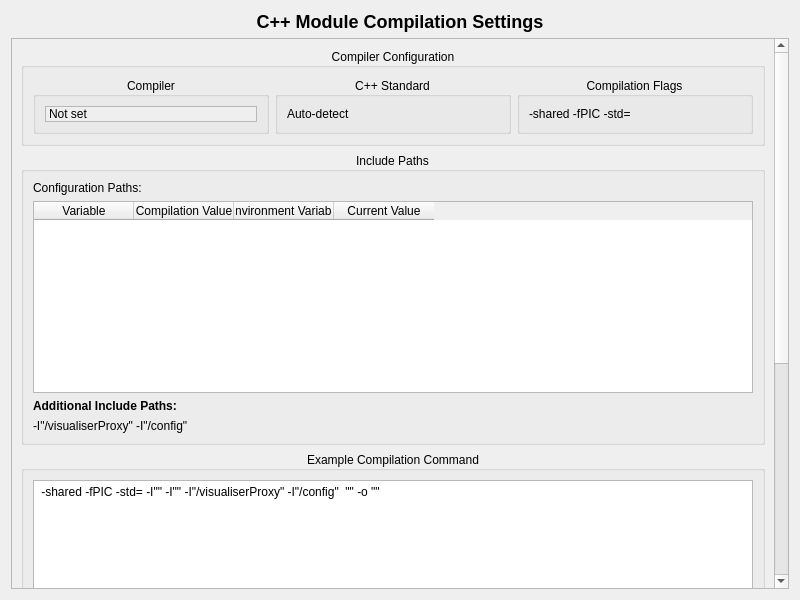
<?xml version="1.0" encoding="UTF-8"?>
<ui version="4.0">
 <class>CompilationSettingsWidget</class>
 <widget class="QWidget" name="CompilationSettingsWidget">
  <property name="geometry">
   <rect>
    <x>0</x>
    <y>0</y>
    <width>800</width>
    <height>600</height>
   </rect>
  </property>
  <property name="windowTitle">
   <string>Compilation Settings</string>
  </property>
  <layout class="QVBoxLayout" name="verticalLayout">
   <item>
    <widget class="QLabel" name="titleLabel">
     <property name="text">
      <string>&lt;h2&gt;C++ Module Compilation Settings&lt;/h2&gt;</string>
     </property>
     <property name="alignment">
      <set>Qt::AlignmentFlag::AlignCenter</set>
     </property>
    </widget>
   </item>
   <item>
    <widget class="QScrollArea" name="scrollArea">
     <property name="widgetResizable">
      <bool>true</bool>
     </property>
     <widget class="QWidget" name="scrollAreaWidgetContents">
      <property name="geometry">
       <rect>
        <x>0</x>
        <y>0</y>
        <width>766</width>
        <height>953</height>
       </rect>
      </property>
      <layout class="QVBoxLayout" name="verticalLayout_2">
       <item>
        <widget class="QGroupBox" name="compilerGroupBox">
         <property name="title">
          <string>Compiler Configuration</string>
         </property>
         <property name="alignment">
          <set>Qt::AlignmentFlag::AlignCenter</set>
         </property>
         <layout class="QGridLayout" name="gridLayout">
          <item row="0" column="0">
           <widget class="QGroupBox" name="groupBox_2">
            <property name="sizePolicy">
             <sizepolicy hsizetype="Minimum" vsizetype="Minimum">
              <horstretch>0</horstretch>
              <verstretch>0</verstretch>
             </sizepolicy>
            </property>
            <property name="title">
             <string>Compiler</string>
            </property>
            <property name="alignment">
             <set>Qt::AlignmentFlag::AlignCenter</set>
            </property>
            <layout class="QHBoxLayout" name="horizontalLayout_3">
             <item>
              <widget class="QLabel" name="compilerValueLabel">
               <property name="autoFillBackground">
                <bool>true</bool>
               </property>
               <property name="frameShape">
                <enum>QFrame::Shape::StyledPanel</enum>
               </property>
               <property name="frameShadow">
                <enum>QFrame::Shadow::Sunken</enum>
               </property>
               <property name="text">
                <string>Not set</string>
               </property>
               <property name="textInteractionFlags">
                <set>Qt::TextInteractionFlag::TextSelectableByMouse</set>
               </property>
              </widget>
             </item>
            </layout>
           </widget>
          </item>
          <item row="0" column="1">
           <widget class="QGroupBox" name="groupBox">
            <property name="sizePolicy">
             <sizepolicy hsizetype="Minimum" vsizetype="Minimum">
              <horstretch>0</horstretch>
              <verstretch>0</verstretch>
             </sizepolicy>
            </property>
            <property name="title">
             <string>C++ Standard</string>
            </property>
            <property name="alignment">
             <set>Qt::AlignmentFlag::AlignCenter</set>
            </property>
            <layout class="QHBoxLayout" name="horizontalLayout_2">
             <item>
              <widget class="QLabel" name="cppStandardValueLabel">
               <property name="sizePolicy">
                <sizepolicy hsizetype="Minimum" vsizetype="Minimum">
                 <horstretch>0</horstretch>
                 <verstretch>0</verstretch>
                </sizepolicy>
               </property>
               <property name="text">
                <string>Auto-detect</string>
               </property>
               <property name="textInteractionFlags">
                <set>Qt::TextInteractionFlag::TextSelectableByMouse</set>
               </property>
              </widget>
             </item>
            </layout>
           </widget>
          </item>
          <item row="0" column="2">
           <widget class="QGroupBox" name="flagsGroupBox">
            <property name="sizePolicy">
             <sizepolicy hsizetype="Minimum" vsizetype="Minimum">
              <horstretch>0</horstretch>
              <verstretch>0</verstretch>
             </sizepolicy>
            </property>
            <property name="title">
             <string>Compilation Flags</string>
            </property>
            <property name="alignment">
             <set>Qt::AlignmentFlag::AlignCenter</set>
            </property>
            <layout class="QVBoxLayout" name="verticalLayout_3">
             <item>
              <widget class="QLabel" name="flagsLabel">
               <property name="sizePolicy">
                <sizepolicy hsizetype="Minimum" vsizetype="Minimum">
                 <horstretch>0</horstretch>
                 <verstretch>0</verstretch>
                </sizepolicy>
               </property>
               <property name="text">
                <string>-shared -fPIC -std=&lt;standard&gt;</string>
               </property>
               <property name="textInteractionFlags">
                <set>Qt::TextInteractionFlag::TextSelectableByMouse</set>
               </property>
              </widget>
             </item>
            </layout>
           </widget>
          </item>
         </layout>
        </widget>
       </item>
       <item>
        <widget class="QGroupBox" name="pathsGroupBox">
         <property name="title">
          <string>Include Paths</string>
         </property>
         <property name="alignment">
          <set>Qt::AlignmentFlag::AlignCenter</set>
         </property>
         <layout class="QVBoxLayout" name="verticalLayout_4">
          <item>
           <widget class="QLabel" name="configPathsLabel">
            <property name="text">
             <string>Configuration Paths:</string>
            </property>
           </widget>
          </item>
          <item>
           <widget class="QTableWidget" name="configTableWidget">
            <property name="sizePolicy">
             <sizepolicy hsizetype="Expanding" vsizetype="Minimum">
              <horstretch>0</horstretch>
              <verstretch>0</verstretch>
             </sizepolicy>
            </property>
            <property name="alternatingRowColors">
             <bool>true</bool>
            </property>
            <property name="selectionMode">
             <enum>QAbstractItemView::SelectionMode::NoSelection</enum>
            </property>
            <property name="selectionBehavior">
             <enum>QAbstractItemView::SelectionBehavior::SelectRows</enum>
            </property>
            <property name="wordWrap">
             <bool>true</bool>
            </property>
            <column>
             <property name="text">
              <string>Variable</string>
             </property>
            </column>
            <column>
             <property name="text">
              <string>Compilation Value</string>
             </property>
            </column>
            <column>
             <property name="text">
              <string>Environment Variable</string>
             </property>
            </column>
            <column>
             <property name="text">
              <string>Current Value</string>
             </property>
            </column>
           </widget>
          </item>
          <item>
           <widget class="QLabel" name="additionalPathsLabel">
            <property name="font">
             <font>
              <bold>true</bold>
             </font>
            </property>
            <property name="text">
             <string>Additional Include Paths:</string>
            </property>
           </widget>
          </item>
          <item>
           <widget class="QLabel" name="additionalPathsValueLabel">
            <property name="text">
             <string>-I&quot;&lt;project_root&gt;/visualiserProxy&quot; -I&quot;&lt;project_root&gt;/config&quot;</string>
            </property>
            <property name="wordWrap">
             <bool>true</bool>
            </property>
            <property name="textInteractionFlags">
             <set>Qt::TextInteractionFlag::TextSelectableByMouse</set>
            </property>
           </widget>
          </item>
         </layout>
        </widget>
       </item>
       <item>
        <widget class="QGroupBox" name="commandGroupBox">
         <property name="title">
          <string>Example Compilation Command</string>
         </property>
         <property name="alignment">
          <set>Qt::AlignmentFlag::AlignCenter</set>
         </property>
         <layout class="QVBoxLayout" name="verticalLayout_6">
          <item>
           <widget class="QTextEdit" name="commandTextEdit">
            <property name="readOnly">
             <bool>true</bool>
            </property>
            <property name="plainText">
             <string>&lt;compiler&gt; -shared -fPIC -std=&lt;standard&gt; -I&quot;&lt;oopencal_path&gt;&quot; -I&quot;&lt;project_root&gt;&quot; -I&quot;&lt;project_root&gt;/visualiserProxy&quot; -I&quot;&lt;project_root&gt;/config&quot; &lt;vtk_flags&gt; &quot;&lt;source_file&gt;&quot; -o &quot;&lt;output_file&gt;&quot;</string>
            </property>
           </widget>
          </item>
         </layout>
        </widget>
       </item>
       <item>
        <widget class="QGroupBox" name="environmentGroupBox">
         <property name="title">
          <string>Environment Variables</string>
         </property>
         <property name="alignment">
          <set>Qt::AlignmentFlag::AlignCenter</set>
         </property>
         <layout class="QVBoxLayout" name="verticalLayout_5">
          <item>
           <widget class="QTableWidget" name="environmentTableWidget">
            <property name="alternatingRowColors">
             <bool>true</bool>
            </property>
            <property name="selectionMode">
             <enum>QAbstractItemView::SelectionMode::SingleSelection</enum>
            </property>
            <property name="selectionBehavior">
             <enum>QAbstractItemView::SelectionBehavior::SelectRows</enum>
            </property>
            <property name="wordWrap">
             <bool>true</bool>
            </property>
            <column>
             <property name="text">
              <string>Variable</string>
             </property>
            </column>
            <column>
             <property name="text">
              <string>Value</string>
             </property>
            </column>
           </widget>
          </item>
         </layout>
        </widget>
       </item>
       <item>
        <layout class="QHBoxLayout" name="horizontalLayout">
         <item>
          <spacer name="horizontalSpacer">
           <property name="orientation">
            <enum>Qt::Orientation::Horizontal</enum>
           </property>
           <property name="sizeHint" stdset="0">
            <size>
             <width>40</width>
             <height>20</height>
            </size>
           </property>
          </spacer>
         </item>
         <item>
          <widget class="QPushButton" name="refreshButton">
           <property name="text">
            <string>Refresh Settings</string>
           </property>
          </widget>
         </item>
        </layout>
       </item>
      </layout>
     </widget>
    </widget>
   </item>
  </layout>
 </widget>
 <resources/>
 <connections/>
</ui>
